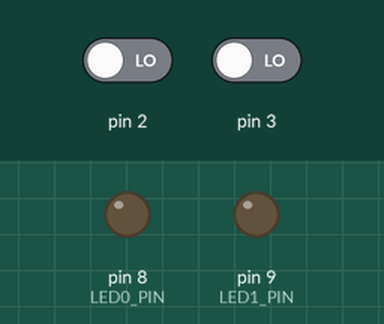
This sketch was run on a simulated Arduino Uno, built with avr-gcc and run on an emulated ATmega328P. On the bench: output pins drawn as LEDs (lit = HIGH). Inputs (shaded band) come from the test bench; at power-on: pin 2 LOW, pin 3 LOW.

Above: at 1.2 s.
1.3 s: pin 2 driven HIGH
At 2.3 s:
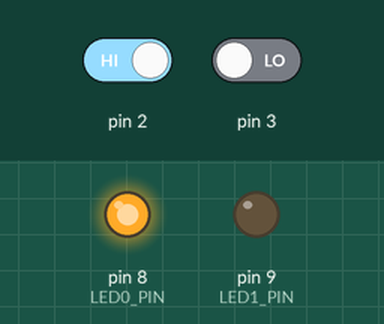
2.8 s: pin 3 driven HIGH
At 3.4 s:
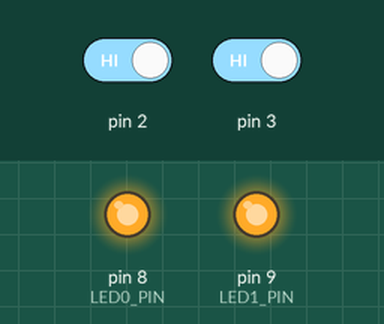
4.3 s: pin 2 driven LOW
At 5.5 s:
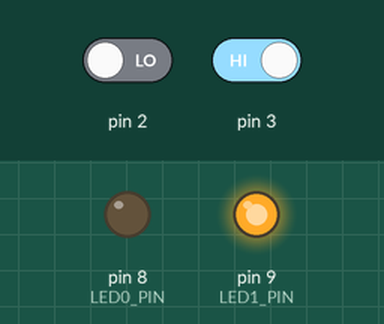
5.8 s: pin 3 driven LOW
At 6.9 s:
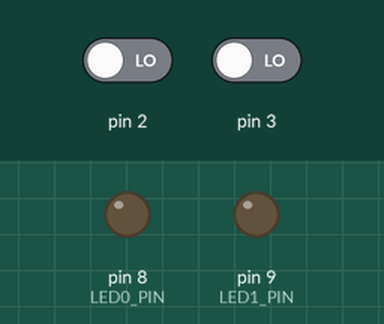
Timing chart, 0 to 8.3 s (numbered marks = the images above; inputs shaded):
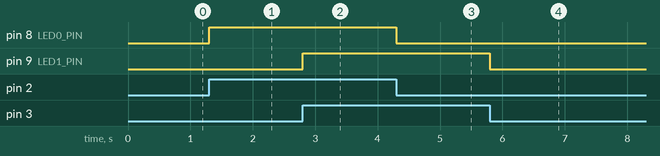

Measured:
- after the input at 1.3 s, pin 8 (LED0_PIN): LOW → HIGH at once
- after the input at 2.8 s, pin 9 (LED1_PIN): LOW → HIGH at once
- after the input at 4.3 s, pin 8 (LED0_PIN): HIGH → LOW at once
- after the input at 5.8 s, pin 9 (LED1_PIN): HIGH → LOW at once

The sketch:

Behavior2_WithIterrupts.ino
```cpp
// define the pins for the LED outputs
const int LED0_PIN = 8; // const means it can't be changed later
const int LED1_PIN = 9;

// we are keeping track of the variables for LED state
volatile int LED0_STATE = LOW;
volatile int LED1_STATE = LOW;

// define the pins for the BUTTON inputs
const int B0_INTERRUPT_NUM = 0; // digital pin 2!!!
const int B1_INTERRUPT_NUM = 1; // digital pin 3!!!

void setup() {
  // initialize the digital pins for the LEDs as outputs.
  pinMode(LED0_PIN, OUTPUT);
  pinMode(LED1_PIN, OUTPUT);

  // initialize the digital pins for the buttons as inputs.
  attachInterrupt(B0_INTERRUPT_NUM, updateLED0, CHANGE);
  attachInterrupt(B1_INTERRUPT_NUM, updateLED1, CHANGE);
}

void loop() {
  digitalWrite(LED0_PIN, LED0_STATE);
  digitalWrite(LED1_PIN, LED1_STATE);
}

void updateLED0() {
  LED0_STATE = !LED0_STATE; // invert the state
}

void updateLED1() {
  LED1_STATE = !LED1_STATE; // invert the state
}
```
